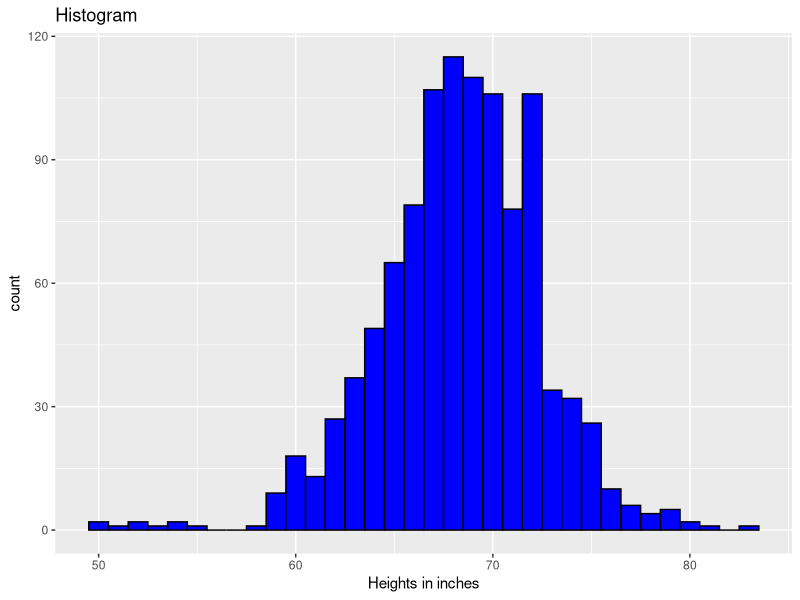

This chart was generated by the following R code:
library(dplyr)
library(ggplot2)
library(dslabs)
data("heights")
p <- heights %>% ggplot(aes(height))
  p + geom_histogram(binwidth = 1, fill = "blue", color = "black") +
    xlab("Heights in inches") +
    ggtitle("Histogram")
  
